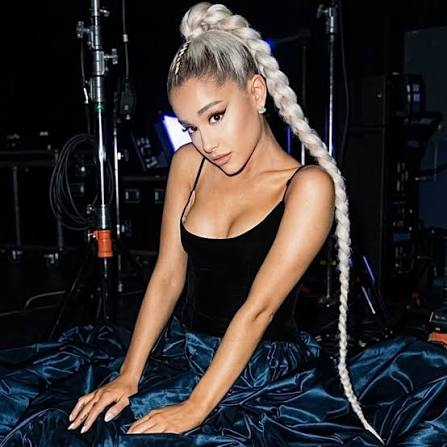
#> input picture samples/imagem_teste.jpeg, 447 x 447 px; its folder holds only this picture in this run
$ python -i skin.py   (imports and definitions only)
#> lines starting #> are read from the running program, lines starting #| are printed output that depends on the picture; after the words box and inside, x2 and y2 are one past the last pixel; in counts of white or black regions, pixels touching at a corner belong together
"""Segmentação inicial inspirada nas seções 4.1–4.2 do artigo do projeto.

K adaptativo por variância residual em a*/b* + crescimento por conectividade.
Esta é uma adaptação acadêmica, não reprodução exata de Islam et al. (2024).
Máscaras geométricas/landmarks e limiares relativos são heurísticas; não são
um classificador semântico de barba/cabelo nem detector de doenças de pele.
"""

import cv2
import numpy as np

from backend.src.preprocessing.face_segmenter import INDICES_OVAL_FACIAL


class InsufficientSkinError(ValueError):
    pass


def ellipse(shape, center, axes):
    h, w = shape[:2]
    mask = np.zeros((h, w), np.uint8)
    cv2.ellipse(mask, (round(center[0] * w), round(center[1] * h)),
                (max(1, round(axes[0] * w)), max(1, round(axes[1] * h))),
                0, 0, 360, 1, -1)
    return mask.astype(bool)


def facial_masks(rgb, *, use_landmarks=True):
    """Contorno facial, exclusões permanentes e sementes de pele provável.

    Recebe o recorte RGB com margem produzido pelo detector existente.
    No fallback, a foto precisa ser frontal: proporções são aproximadas.
    """
    shape = rgb.shape[:2]
    face = ellipse(shape, (0.5, 0.5), (0.35, 0.39))
    excluded = np.zeros(shape, bool)
    method = "geometria_frontal"
    warnings = []
    landmarks = None
    if use_landmarks:
        try:
            import mediapipe as mp
            if hasattr(mp, "solutions"):
                with mp.solutions.face_mesh.FaceMesh(
                    static_image_mode=True, max_num_faces=1,
                    refine_landmarks=False, min_detection_confidence=0.5,
                ) as mesh:
                    result = mesh.process(rgb)
                if result.multi_face_landmarks:
                    landmarks = result.multi_face_landmarks[0].landmark
        except (ImportError, RuntimeError, AttributeError):
            pass

    if landmarks is not None:
        h, w = shape
        points = np.array([[round(p.x * w), round(p.y * h)] for p in landmarks], np.int32)
        face_u8 = np.zeros(shape, np.uint8)
        cv2.fillPoly(face_u8, [points[INDICES_OVAL_FACIAL]], 1)
        face = cv2.erode(face_u8, np.ones((3, 3), np.uint8)).astype(bool)
        exclusion_u8 = np.zeros(shape, np.uint8)
        mesh_api = mp.solutions.face_mesh
        for connections in (mesh_api.FACEMESH_LEFT_EYE, mesh_api.FACEMESH_RIGHT_EYE,
                            mesh_api.FACEMESH_LEFT_EYEBROW, mesh_api.FACEMESH_RIGHT_EYEBROW,
                            mesh_api.FACEMESH_LIPS):
            indices = sorted({idx for edge in connections for idx in edge})
            cv2.fillConvexPoly(exclusion_u8, cv2.convexHull(points[indices]), 1)
        radius = max(1, round(min(shape) * 0.015))
        excluded = cv2.dilate(exclusion_u8, np.ones((radius * 2 + 1,) * 2, np.uint8)).astype(bool)
        method = "mediapipe_face_mesh"
    else:
        # Olhos e sobrancelhas são excluídos mesmo que a cor se pareça com pele.
        for x in (0.34, 0.66):
            excluded |= ellipse(shape, (x, 0.41), (0.155, 0.085))
            excluded |= ellipse(shape, (x, 0.32), (0.17, 0.055))
        excluded |= ellipse(shape, (0.5, 0.72), (0.20, 0.095))
        # Adiciona olhos encontrados fora das regiões esperadas, sem desfazer
        # exclusões conservadoras quando o Haar não consegue detectar olhos.
        detector = cv2.CascadeClassifier(cv2.data.haarcascades + "haarcascade_eye_tree_eyeglasses.xml")
        gray = cv2.cvtColor(rgb, cv2.COLOR_RGB2GRAY)
        for x, y, w, h in detector.detectMultiScale(gray, 1.1, 4, minSize=(8, 8)):
            if y + h / 2 < shape[0] * 0.58:
                excluded[max(0, y - h // 4):min(shape[0], y + h + h // 4),
                         max(0, x - w // 8):min(shape[1], x + w + w // 8)] = True
        warnings.append("Contorno e exclusões aproximados para rosto frontal; revise a máscara, especialmente em fotos inclinadas.")

    allowed = face & ~excluded
    seeds = np.zeros(shape, bool)
    for center, axes in [((0.30, 0.55), (0.06, 0.045)),
                         ((0.70, 0.55), (0.06, 0.045)),
                         ((0.50, 0.24), (0.07, 0.035)),
                         ((0.50, 0.54), (0.035, 0.045))]:
        seeds |= ellipse(shape, center, axes)
    seeds &= allowed
    if seeds.sum() < 12 or allowed.sum() < 64:
        raise InsufficientSkinError("Aproxime o rosto e envie uma foto frontal com mais detalhes.")
    return {"face": face, "excluded": excluded, "allowed": allowed,
            "seeds": seeds, "method": method, "warnings": warnings}


# [83 lines left out: functions _fit_kmeans, adaptive_clusters, grow_skin, not called in this run]

>>> import cv2
>>> picture = cv2.cvtColor(cv2.imread('../../../samples/imagem_teste.jpeg'), cv2.COLOR_BGR2RGB)
>>> result = facial_masks(picture)
#> in ellipse, `cv2.ellipse(mask, (round(center[0] * w), round(center[1] * h)), (max(1..`:
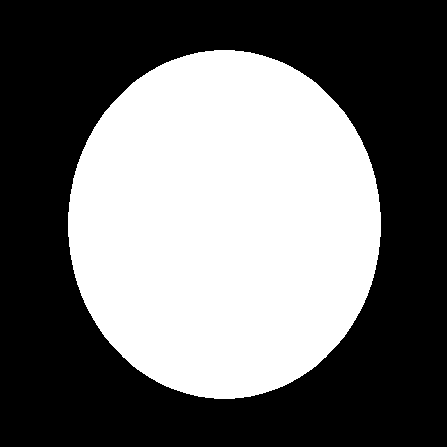
#> mask: shape (447, 447); values 0 (black) and 1 (white), 42.9% white; 1 white region, box (x1, y1, x2, y2) and area: (68, 50, 381, 399) 85694
#> (the run stopped early here; a loop or call above may not have finished)
